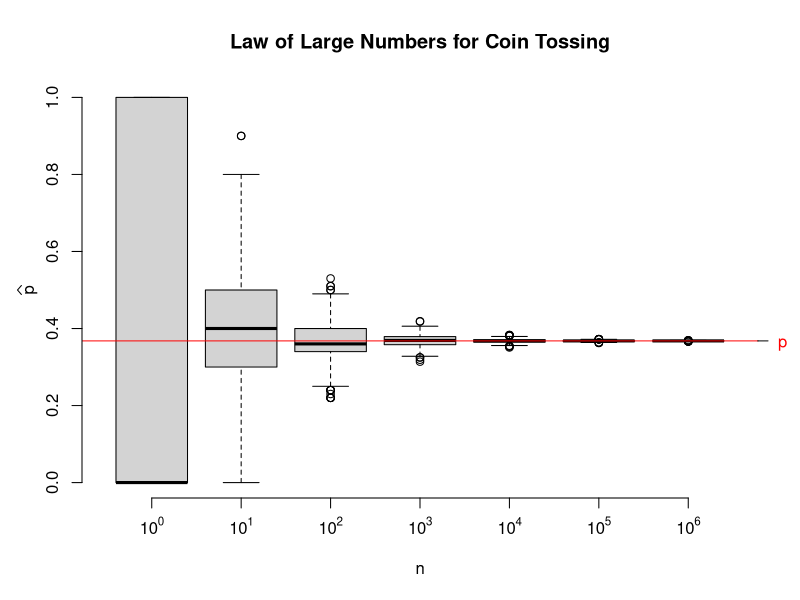

R code for this plot:
# An illustration of the Law of Large Numbers
#
# X_1, ... X_n ~ Bernoulli(p)
# p.hat <- (1/n) sum_i X_i

p  <- exp( -1 ) # probability of a head
ln <- 0:6       # log10( sample sizes )
nr <- 1000      # number of replications

stopifnot( p >= 0, p <= 1, all( ln == as.integer( ln ) ), all( ln >= 0 ) )

# explicit loops
#
# t0.e <- Sys.time()
#  p.hat <- matrix( nrow = nr, ncol = length( ln ) )
#  for ( j in 1:length( ln ) )
#   {
#    n <- 10^ln[j]
#    for ( i in 1:nr ) p.hat[i,j] <- sum( sample( 0:1, n, replace = TRUE, prob = c( 1 - p, p ) ) ) / n
#   }
# t1.e <- Sys.time()
# print( t1.e - t0.e )

# implicit loops, version 1
#
# sometimes, replacing explicit loops using the "apply" family of functions such
# as sapply(), lapply(), replicate() can make the computation faster in R.
#
# t0.i1 <- Sys.time()
#  p.hat <- sapply( ln, function( k ) { n <- 10^k; sapply( 1:nr, function( i ) { sum( sample( 0:1, n, replace = TRUE, prob = c( 1 - p, p ) ) ) / n } ) } )
# t1.i1 <- Sys.time()
# print( t1.i1 - t0.i1 )

# implicit loops, version 2
#
# sometimes, replacing explicit loops using the "apply" family of functions such
# as sapply(), lapply(), replicate() can make the computation faster in R.
#
 t0.i2 <- Sys.time()
  p.hat <- sapply( ln, function( k ) { n <- 10^k; replicate( nr, sum( sample( 0:1, n, replace = TRUE, prob = c( 1 - p, p ) ) ) / n ) } )
 t1.i2 <- Sys.time()
 print( t1.i2 - t0.i2 )

# visualize as boxplots
#
 op <- par( bty = 'n' )
  boxplot( p.hat, axes = FALSE, ylim = c( 0, 1 ), xlab = 'n' )
  abline( h = p, col = 'red' )

  axis( 1, at = 1:length( ln ), labels = parse( text = paste( '10^', ln ) ) )
  axis( 2 )
  axis( 4, at = p, label = 'p', col.axis = 'red', las = 1 )
 
  title( main = 'Law of Large Numbers for Coin Tossing' )
  title( ylab = expression( widehat( p ) ), line = 2 )
 par( op )

